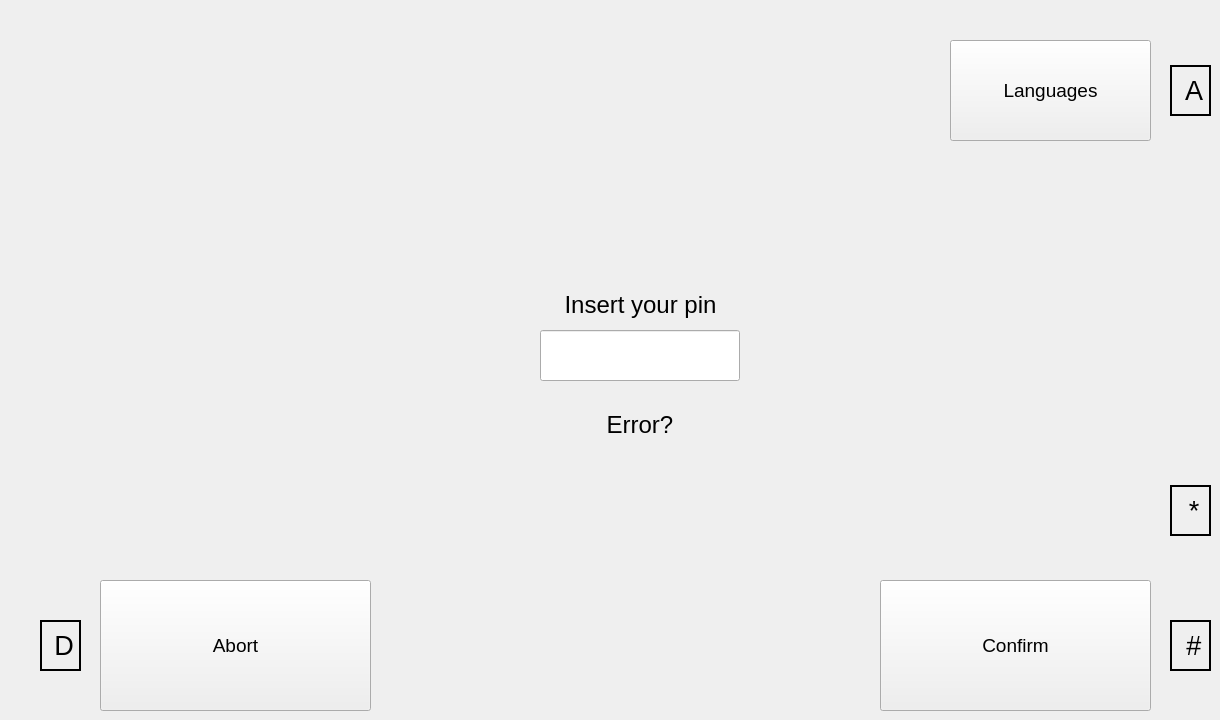
   <widget class="QWidget" name="inlogScherm">
    <widget class="QLabel" name="inlog_voerpin_label">
     <property name="geometry">
      <rect>
       <x>540</x>
       <y>290</y>
       <width>201</width>
       <height>31</height>
      </rect>
     </property>
     <property name="font">
      <font>
       <family>MS Shell Dlg 2</family>
       <pointsize>18</pointsize>
      </font>
     </property>
     <property name="cursor">
      <cursorShape>ArrowCursor</cursorShape>
     </property>
     <property name="text">
      <string>&lt;html&gt;&lt;head/&gt;&lt;body&gt;&lt;p align=&quot;center&quot;&gt;Insert your pin&lt;/p&gt;&lt;/body&gt;&lt;/html&gt;</string>
     </property>
    </widget>
    <widget class="QPushButton" name="inlog_taal_button">
     <property name="geometry">
      <rect>
       <x>950</x>
       <y>40</y>
       <width>201</width>
       <height>101</height>
      </rect>
     </property>
     <property name="sizePolicy">
      <sizepolicy hsizetype="Expanding" vsizetype="Expanding">
       <horstretch>0</horstretch>
       <verstretch>0</verstretch>
      </sizepolicy>
     </property>
     <property name="font">
      <font>
       <family>MS Shell Dlg 2</family>
       <pointsize>14</pointsize>
      </font>
     </property>
     <property name="text">
      <string>Languages</string>
     </property>
    </widget>
    <widget class="QPushButton" name="inlog_hoofd_button">
     <property name="geometry">
      <rect>
       <x>880</x>
       <y>580</y>
       <width>271</width>
       <height>131</height>
      </rect>
     </property>
     <property name="sizePolicy">
      <sizepolicy hsizetype="Expanding" vsizetype="Expanding">
       <horstretch>0</horstretch>
       <verstretch>0</verstretch>
      </sizepolicy>
     </property>
     <property name="font">
      <font>
       <pointsize>14</pointsize>
      </font>
     </property>
     <property name="text">
      <string>Confirm</string>
     </property>
    </widget>
    <widget class="QPushButton" name="inlog_welkom_button">
     <property name="geometry">
      <rect>
       <x>100</x>
       <y>580</y>
       <width>271</width>
       <height>131</height>
      </rect>
     </property>
     <property name="sizePolicy">
      <sizepolicy hsizetype="Expanding" vsizetype="Expanding">
       <horstretch>0</horstretch>
       <verstretch>0</verstretch>
      </sizepolicy>
     </property>
     <property name="font">
      <font>
       <pointsize>14</pointsize>
      </font>
     </property>
     <property name="text">
      <string>Abort</string>
     </property>
    </widget>
    <widget class="QLabel" name="inlog_label">
     <property name="geometry">
      <rect>
       <x>590</x>
       <y>410</y>
       <width>100</width>
       <height>31</height>
      </rect>
     </property>
     <property name="font">
      <font>
       <family>MS Shell Dlg 2</family>
       <pointsize>18</pointsize>
      </font>
     </property>
     <property name="text">
      <string>&lt;html&gt;&lt;head/&gt;&lt;body&gt;&lt;p align=&quot;center&quot;&gt;Error?&lt;/p&gt;&lt;/body&gt;&lt;/html&gt;</string>
     </property>
    </widget>
    <widget class="QLineEdit" name="inlog_invoerveldPincode">
     <property name="geometry">
      <rect>
       <x>540</x>
       <y>330</y>
       <width>200</width>
       <height>51</height>
      </rect>
     </property>
     <property name="font">
      <font>
       <pointsize>20</pointsize>
      </font>
     </property>
     <property name="text">
      <string/>
     </property>
     <property name="echoMode">
      <enum>QLineEdit::Password</enum>
     </property>
    </widget>
    <widget class="QLabel" name="inlog_logo">
     <property name="geometry">
      <rect>
       <x>30</x>
       <y>20</y>
       <width>211</width>
       <height>201</height>
      </rect>
     </property>
     <property name="text">
      <string/>
     </property>
     <property name="pixmap">
      <pixmap>../../../plaatjes/ANVI_LOGO_200PIX.png</pixmap>
     </property>
     <property name="scaledContents">
      <bool>true</bool>
     </property>
    </widget>
    <widget class="QLabel" name="inlog_delete">
     <property name="geometry">
      <rect>
       <x>980</x>
       <y>460</y>
       <width>171</width>
       <height>101</height>
      </rect>
     </property>
     <property name="font">
      <font>
       <pointsize>3</pointsize>
      </font>
     </property>
     <property name="text">
      <string/>
     </property>
     <property name="pixmap">
      <pixmap>../../../plaatjes/Afbeelding1.png</pixmap>
     </property>
     <property name="scaledContents">
      <bool>true</bool>
     </property>
    </widget>
    <widget class="QLabel" name="inlog_taal_label">
     <property name="geometry">
      <rect>
       <x>1170</x>
       <y>65</y>
       <width>41</width>
       <height>51</height>
      </rect>
     </property>
     <property name="font">
      <font>
       <pointsize>20</pointsize>
      </font>
     </property>
     <property name="frameShape">
      <enum>QFrame::Box</enum>
     </property>
     <property name="frameShadow">
      <enum>QFrame::Plain</enum>
     </property>
     <property name="lineWidth">
      <number>2</number>
     </property>
     <property name="text">
      <string>&lt;html&gt;&lt;head/&gt;&lt;body&gt;&lt;p align=&quot;center&quot;&gt;A&lt;/p&gt;&lt;/body&gt;&lt;/html&gt;</string>
     </property>
    </widget>
    <widget class="QLabel" name="inlog_delete_label">
     <property name="geometry">
      <rect>
       <x>1170</x>
       <y>485</y>
       <width>41</width>
       <height>51</height>
      </rect>
     </property>
     <property name="font">
      <font>
       <pointsize>20</pointsize>
      </font>
     </property>
     <property name="frameShape">
      <enum>QFrame::Box</enum>
     </property>
     <property name="frameShadow">
      <enum>QFrame::Plain</enum>
     </property>
     <property name="lineWidth">
      <number>2</number>
     </property>
     <property name="text">
      <string>&lt;html&gt;&lt;head/&gt;&lt;body&gt;&lt;p align=&quot;center&quot;&gt;*&lt;/p&gt;&lt;/body&gt;&lt;/html&gt;</string>
     </property>
    </widget>
    <widget class="QLabel" name="inlog_hoofd_label">
     <property name="geometry">
      <rect>
       <x>1170</x>
       <y>620</y>
       <width>41</width>
       <height>51</height>
      </rect>
     </property>
     <property name="font">
      <font>
       <pointsize>20</pointsize>
      </font>
     </property>
     <property name="frameShape">
      <enum>QFrame::Box</enum>
     </property>
     <property name="frameShadow">
      <enum>QFrame::Plain</enum>
     </property>
     <property name="lineWidth">
      <number>2</number>
     </property>
     <property name="text">
      <string>&lt;html&gt;&lt;head/&gt;&lt;body&gt;&lt;p align=&quot;center&quot;&gt;#&lt;/p&gt;&lt;/body&gt;&lt;/html&gt;</string>
     </property>
    </widget>
    <widget class="QLabel" name="inlog_welkom_label">
     <property name="geometry">
      <rect>
       <x>40</x>
       <y>620</y>
       <width>41</width>
       <height>51</height>
      </rect>
     </property>
     <property name="font">
      <font>
       <pointsize>20</pointsize>
      </font>
     </property>
     <property name="frameShape">
      <enum>QFrame::Box</enum>
     </property>
     <property name="frameShadow">
      <enum>QFrame::Plain</enum>
     </property>
     <property name="lineWidth">
      <number>2</number>
     </property>
     <property name="text">
      <string>&lt;html&gt;&lt;head/&gt;&lt;body&gt;&lt;p align=&quot;center&quot;&gt;D&lt;/p&gt;&lt;/body&gt;&lt;/html&gt;</string>
     </property>
    </widget>
   </widget>
